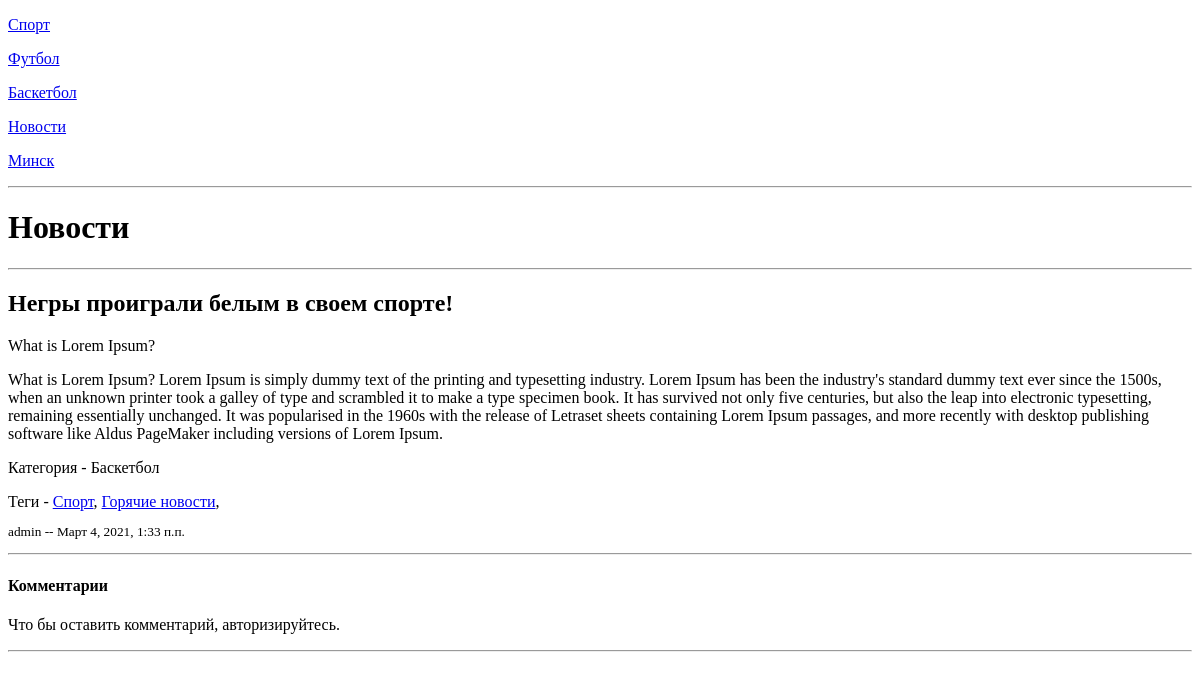
Before: /basketball/negri_proigrali_belim_v_svoem_sporte/ with the older database file.
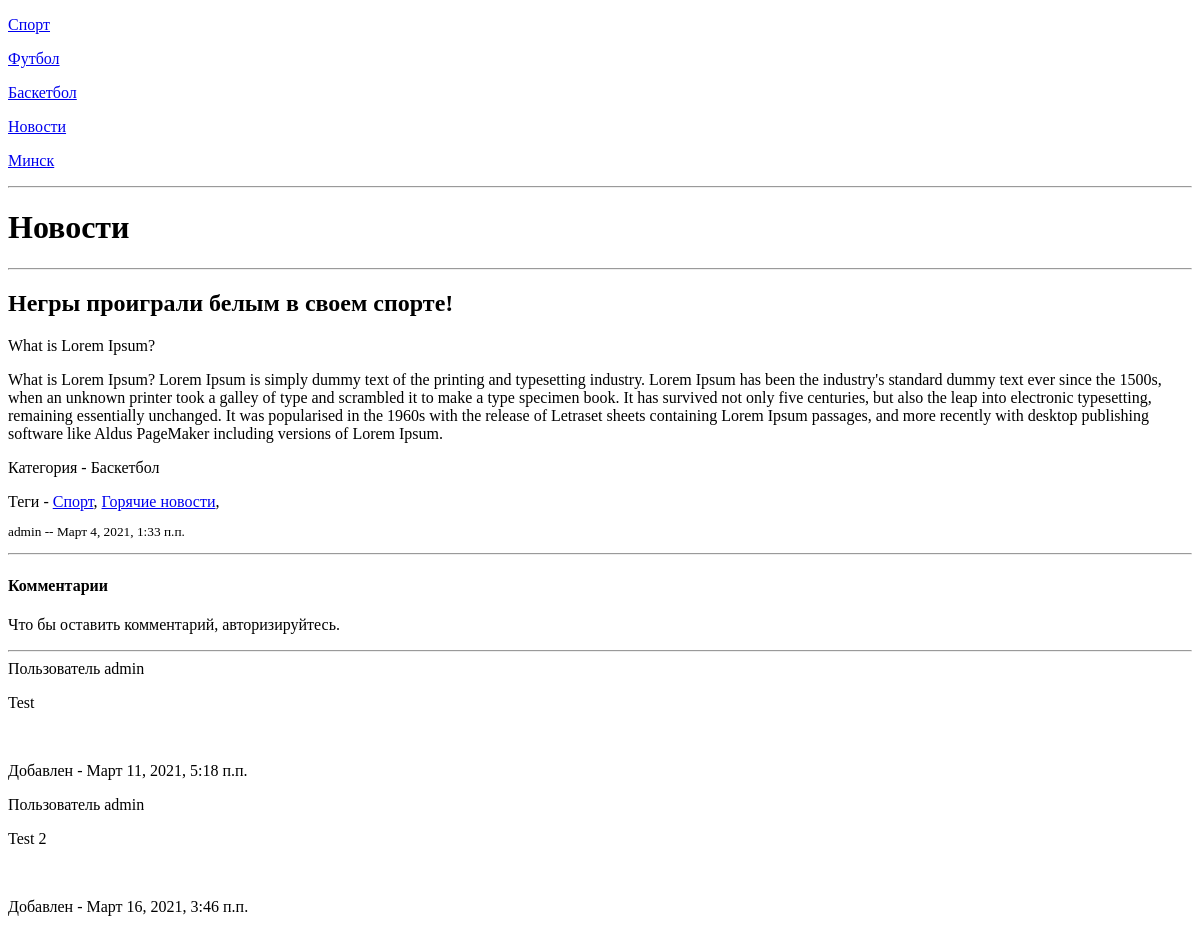
After: the same page with the newer database file.
### blog/models.py (models this page shows, shortened)
class Category(MPTTModel):
    name = models.CharField('Категории', max_length=100)
    slug = models.SlugField('url', max_length=100, unique=True)
    description = models.TextField('Описание категории', max_length=1000, default='', blank=True)
    parent = TreeForeignKey(
        'self',
        verbose_name='Родительская категория',
        on_delete=models.CASCADE,
        null=True,
        blank=True,
        related_name='children'
    )
    template = models.CharField('Шаблон', max_length=500, default='blog/sport_list.html')
    published = models.BooleanField('Отображать?', default=True)
    paginated = models.PositiveIntegerField('Кол-во новостей на страние', default=5)
    sort = models.PositiveIntegerField('Порядок', default=0)
    def __str__(self):
        return f'{self.name}'
    class Meta:
        verbose_name = 'Категория'
        verbose_name_plural = 'Категории'

class Tag(models.Model):
    name = models.CharField('Тег', max_length=60)
    slug = models.SlugField('url', max_length=60, unique=True)
    published = models.BooleanField('Отображать?', default=True)
    class Meta:
        verbose_name = 'Тег'
        verbose_name_plural = 'Теги'

class Comment(models.Model):
    author = models.ForeignKey(
        User,
        verbose_name='Автор',
        on_delete=models.CASCADE,
    )
    post = models.ForeignKey(
        Post,
        verbose_name='Статья',
        on_delete=models.CASCADE,
        related_name='comments'
    )
    text = models.TextField('Описание', max_length=750)
    created_date = models.DateTimeField('Дата создания', auto_now=True)
    moderation = models.BooleanField('Модерация пройдена', default=True)
    class Meta:
        verbose_name = 'Комментарий'
        verbose_name_plural = 'Комментарии'

### blog/views.py (the view)
# urls.py: path('<slug:category>/<slug:post_slug>/', views.PostView.as_view(), name='detail_post'),
class PostView(View):
    def get(self, request, **kwargs):
        category_list = Category.objects.filter(published=True)
        post = get_object_or_404(Post, slug=kwargs.get('post_slug'))
        form = CommentForm()
        page_context = {'categories': category_list, 'post': post, 'form': form}
        return render(request, post.template, context=page_context)

### blog/models.py (called while the page is built)
    def get_tags(self):
        return self.tags.all()

### templates/blog/post_detail.html (shortened to what this page needs)
<!DOCTYPE html>
<html lang="ru-en">
<head>
</head>
<body>
{% for category in categories %}
    <p><a href="{% url 'category' category.slug %}">{{category.name}}</a></p>
{% endfor %}
<hr>
<h1>Новости</h1>
<hr>
<h2>{{post.title}}</h2>
<p>{{ post.mini_text }}</p>
<p> {{ post.text }}</p>
<p>Категория - {{ post.category}}</p>
Теги - {% for tag in  post.get_tags %}
            {% if tag.published  %}
            <a href="{% url 'tag' tag.slug %}">{{ tag.name }}</a>,
            {% endif %}
            {% endfor %}
<small><p>{{ post.author }} -- {{ post.published_date }}</p></small>
<hr>
<h4>Комментарии</h4>
{% if user.is_authenticated %}
    <form action="/comment/{{ post.id }}/" method="post">
        {% csrf_token %}
        {{ form.as_p }}
        <button type="submit">Отправить</button>
    </form>
{% else %}
    <p>Что бы оставить комментарий, авторизируйтесь.</p>
{% endif %}
<hr>
{% for comment in post.comments.all %}
Пользователь {{ comment.author }}
<p>{{ comment.text }}</p> <br>
<p>Добавлен - {{ comment.created_date }}</p>
{% endfor %}
</body>
</html>

Changed rows visible on the page:
added Comment: author "admin", text "Test", created_date "Март 11, 2021, 5:18 п.п."
added Comment: author "admin", text "Test 2", created_date "Март 16, 2021, 3:46 п.п."
